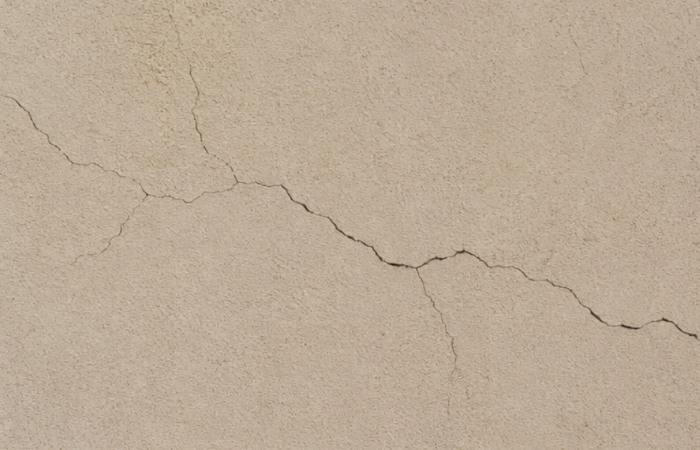
#> input picture images/input/Img1.png, 700 x 450 px; its folder holds only this picture in this run
$ python main.py
#> lines starting #> are read from the running program, lines starting #| are printed output that depends on the picture; after the words box and inside, x2 and y2 are one past the last pixel; in counts of white or black regions, pixels touching at a corner belong together

"""
Pipeline M2 para detecção candidata de rachaduras em paredes.

Execução na raiz do projeto:
    python src/main.py

O resultado é uma segmentação candidata para inspeção visual.
Não representa diagnóstico estrutural.
"""

from pathlib import Path
import argparse
import csv

import cv2
import numpy as np


ROOT = Path(__file__).resolve().parents[1]

DEFAULT_INPUT = ROOT / "images" / "input"
DEFAULT_OUTPUT = ROOT / "images" / "results_m2"


def segment_cracks(
    image,
    threshold=18,
    min_area=12,
    kernel_size=9,
    close_iterations=1
):
    """
    Segmenta estruturas escuras usando black-hat morfológico.

    Retorna:
    - imagem em escala de cinza;
    - resposta black-hat;
    - máscara binária inicial;
    - máscara final filtrada;
    - lista de componentes conectados.
    """

    gray = cv2.cvtColor(image, cv2.COLOR_BGR2GRAY)

    gray = cv2.GaussianBlur(
        gray,
        (5, 5),
        0
    )

    kernel_size = max(3, int(kernel_size) | 1)

    kernel = cv2.getStructuringElement(
        cv2.MORPH_ELLIPSE,
        (kernel_size, kernel_size)
    )

    blackhat = cv2.morphologyEx(
        gray,
        cv2.MORPH_BLACKHAT,
        kernel
    )

    _, binary = cv2.threshold(
        blackhat,
        int(threshold),
        255,
        cv2.THRESH_BINARY
    )

    close_kernel = cv2.getStructuringElement(
        cv2.MORPH_ELLIPSE,
        (3, 3)
    )

    closed = cv2.morphologyEx(
        binary,
        cv2.MORPH_CLOSE,
        close_kernel,
        iterations=max(0, int(close_iterations))
    )

    number_labels, labels, stats, centroids = (
        cv2.connectedComponentsWithStats(
            closed,
            connectivity=8
        )
    )

    filtered = np.zeros_like(closed)

    components = []

    for label in range(1, number_labels):

        x, y, width, height, area = stats[label]

        if area >= int(min_area):

            filtered[labels == label] = 255

            aspect_ratio = (
                max(width, height) /
                max(1, min(width, height))
            )

            components.append({
                "label": int(label),
                "x": int(x),
                "y": int(y),
                "width": int(width),
                "height": int(height),
                "area_px": int(area),
                "aspect_ratio": round(
                    float(aspect_ratio),
                    3
                )
            })

    return (
        gray,
        blackhat,
        binary,
        filtered,
        components
    )


def save_components(components, output_path):

    fieldnames = [
        "label",
        "x",
        "y",
        "width",
        "height",
        "area_px",
        "aspect_ratio"
    ]

    with open(
        output_path,
        "w",
        newline="",
        encoding="utf-8"
    ) as file:

        writer = csv.DictWriter(
            file,
            fieldnames=fieldnames
        )

        writer.writeheader()
        writer.writerows(components)


def run(input_dir, output_dir):

    output_dir.mkdir(
        parents=True,
        exist_ok=True
    )

    rows = []

    image_files = sorted(
        path
        for path in input_dir.iterdir()
        if path.suffix.lower() in {
            ".png",
            ".jpg",
            ".jpeg"
        }
    )

    if not image_files:

        raise SystemExit(
            f"Nenhuma imagem encontrada em {input_dir}"
        )

    for path in image_files:

        image = cv2.imread(str(path))
#> image is the input picture: shape (450, 700, 3); mean B, G, R 150.4, 171.5, 188.2

        if image is None:

            print(
                f"Imagem ignorada: {path.name}"
            )

            continue

        # Baseline da M1: Canny

        gray = cv2.cvtColor(
            image,
            cv2.COLOR_BGR2GRAY
        )
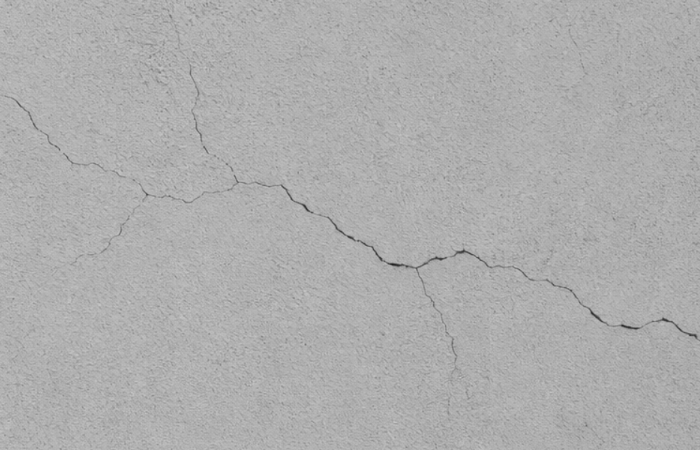
#> gray: shape (450, 700); min 32, max 200, mean 174.1

        blur = cv2.GaussianBlur(
            gray,
            (5, 5),
            0
        )

        canny = cv2.Canny(
            blur,
            50,
            150
        )
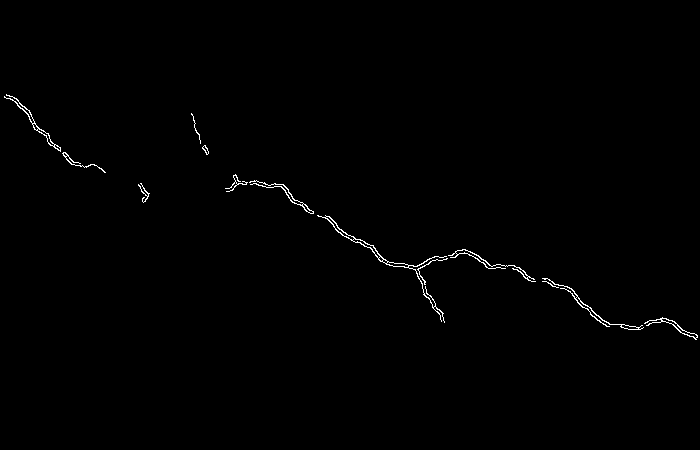
#> canny: shape (450, 700); 0.57% white in thin lines or dots, all inside (x1, y1, x2, y2) = (4, 94, 698, 340)

        cv2.imwrite(
            str(output_dir / f"{path.stem}_canny.png"),
            canny
        )

        # Comparação controlada:
        # somente o limiar black-hat muda.

        configurations = {
            "A": 12,
            "B": 24
        }

        for config, threshold in configurations.items():

            (
                gray,
                blackhat,
                binary,
                mask,
                components
            ) = segment_cracks(
                image,
                threshold=threshold,
                min_area=12,
                kernel_size=9,
                close_iterations=1
            )

            # Salvar resultados intermediários

            cv2.imwrite(
                str(
                    output_dir /
                    f"{path.stem}_blackhat_{config}.png"
                ),
                blackhat
            )

            cv2.imwrite(
                str(
                    output_dir /
                    f"{path.stem}_binary_{config}.png"
                ),
                binary
            )

            cv2.imwrite(
                str(
                    output_dir /
                    f"{path.stem}_mask_{config}.png"
                ),
                mask
            )

            # Sobreposição das regiões candidatas em vermelho

            overlay = image.copy()

            overlay[mask > 0] = (0, 0, 255)

            overlay = cv2.addWeighted(
                image,
                0.68,
                overlay,
                0.32,
                0
            )

            cv2.imwrite(
                str(
                    output_dir /
                    f"{path.stem}_overlay_{config}.png"
                ),
                overlay
            )

            # Métricas descritivas

            foreground_pixels = int(
                np.count_nonzero(mask)
            )

            foreground_fraction = (
                foreground_pixels / mask.size
            )

            largest_component = max(
                [
                    component["area_px"]
                    for component in components
                ],
                default=0
            )

            rows.append({
                "image_id": path.name,
                "configuration": config,
                "blackhat_threshold": threshold,
                "min_component_area_px": 12,
                "kernel_size_px": 9,
                "close_iterations": 1,
                "foreground_pixels": foreground_pixels,
                "foreground_fraction": round(
                    foreground_fraction,
                    6
                ),
                "component_count": len(components),
                "largest_component_area_px": largest_component
            })

            # Salvar tabela de componentes

            save_components(
                components,
                output_dir /
                f"{path.stem}_components_{config}.csv"
            )
#> this loop made 2 passes
#> (number_labels in segment_cracks, foreground_pixels, foreground_fraction, largest_component) on passes 1 to 2: (328, 3404, 0.0108, 746), (49, 1235, 0.00392, 422)
#> pass 1, in segment_cracks, `_, binary = cv2.threshold( blackhat, int(threshold), 255, cv2.THRESH_B..`:
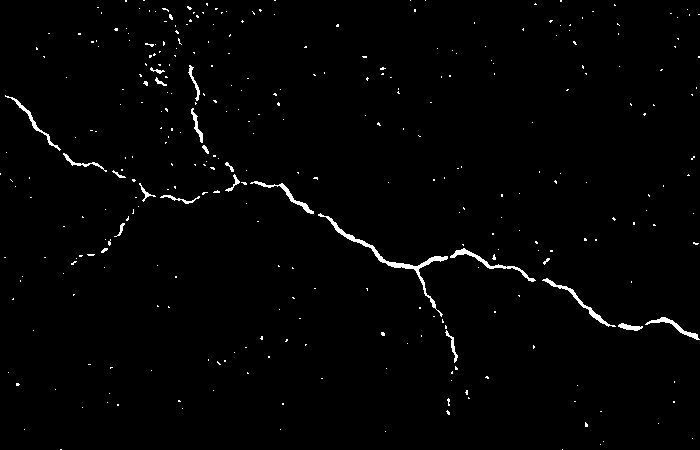
#> binary: shape (450, 700); 1.4% white; 329 white regions (307 under 20 px), largest, box (x1, y1, x2, y2) and area: (318, 213, 448, 317) 740, (450, 248, 536, 282) 332, (542, 278, 616, 327) 309
#> pass 1, in segment_cracks, `number_labels, labels, stats, centroids = ( cv2.connectedComponentsWit..`:
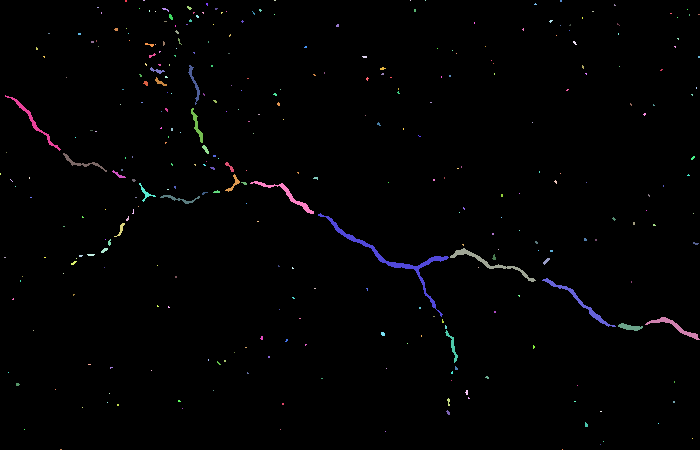
#> labels: shape (450, 700) int32; 328 distinct labels, from 0 to 327; one colour per label, 0 black
#> after the loop:
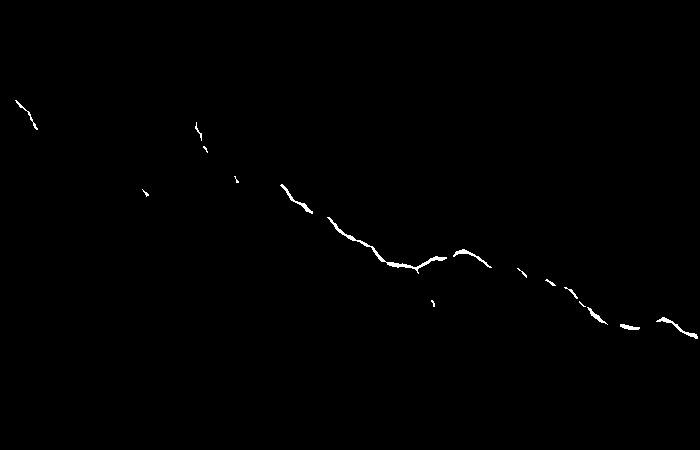
#> mask: shape (450, 700); 0.39% white in thin lines or dots, all inside (x1, y1, x2, y2) = (15, 100, 698, 339)
#> after the loop, rows = 2 items

    # Resumo experimental

    if rows:

        with open(
            output_dir / "experiment_summary.csv",
            "w",
            newline="",
            encoding="utf-8"
        ) as file:

            writer = csv.DictWriter(
                file,
                fieldnames=list(rows[0].keys())
            )

            writer.writeheader()
            writer.writerows(rows)

    print(
        f"Processamento concluído: "
        f"{len(image_files)} imagem(ns)."
    )

    print(
        f"Resultados salvos em: {output_dir}"
    )

    print(
        "A proporção de pixels e os componentes "
        "são indicadores descritivos. "
        "Não representam acurácia sem máscaras "
        "de referência anotadas."
    )


if __name__ == "__main__":

    parser = argparse.ArgumentParser(
        description=__doc__
    )

    parser.add_argument(
        "--input",
        type=Path,
        default=DEFAULT_INPUT
    )

    parser.add_argument(
        "--output",
        type=Path,
        default=DEFAULT_OUTPUT
    )

    args = parser.parse_args()

    run(
        args.input,
        args.output
    )

import cv2
import os

$ run again, on images/input/Img2.png
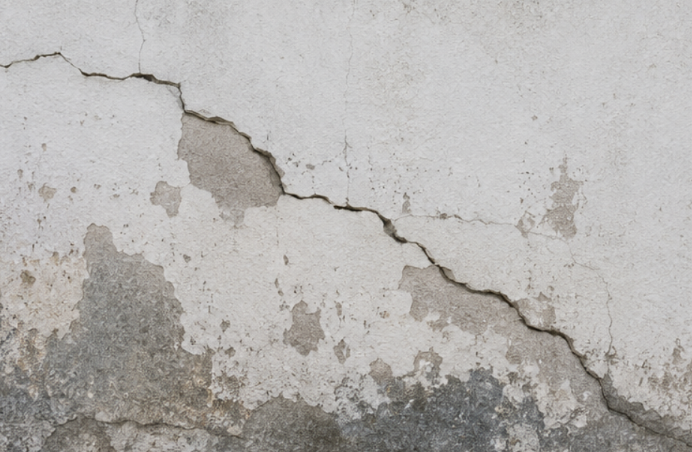
#> input picture images/input/Img2.png, 692 x 452 px
#> in run, image is the input picture: shape (452, 692, 3); mean B, G, R 175.6, 178, 180.4
#> canny: shape (452, 692); 4% white in thin lines or dots, all inside (x1, y1, x2, y2) = (0, 51, 692, 452)
#> the loop in run, `for config, threshold in configurations.items(): ` made 2 passes
#> (number_labels in segment_cracks, foreground_pixels, foreground_fraction, largest_component) on passes 1 to 2: (1100, 25676, 0.0821, 4724), (447, 6791, 0.0217, 1797)
#> pass 1, in segment_cracks, `number_labels, labels, stats, centroids = ( cv2.connectedComponentsWit..`:
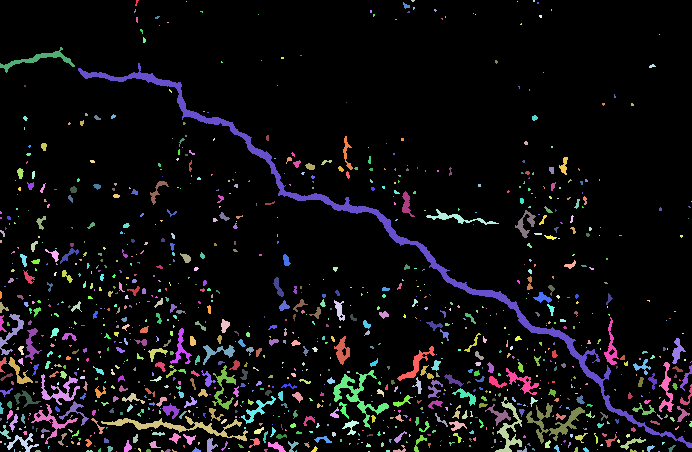
#> labels: shape (452, 692) int32; 1100 distinct labels, from 0 to 1099; one colour per label, 0 black
#> after the loop in run, `for config, threshold in configurations.items():`:
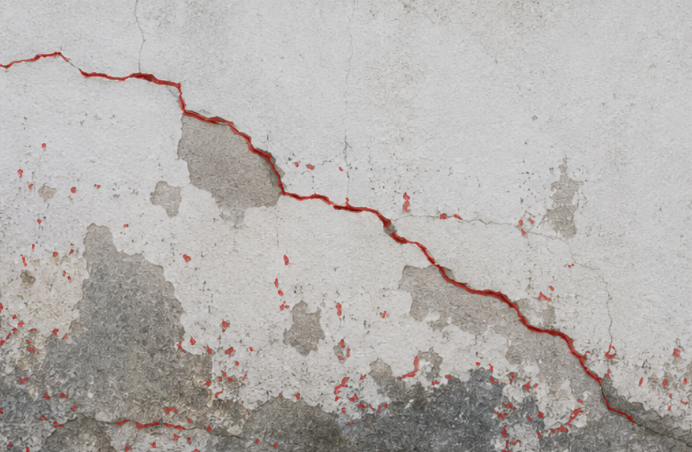
#> overlay: shape (452, 692, 3); mean B, G, R 174.9, 177.2, 181.3
#> after the loop in run, `for config, threshold in configurations.items():`: rows = 2 items

$ run again, on images/input/Img3.png
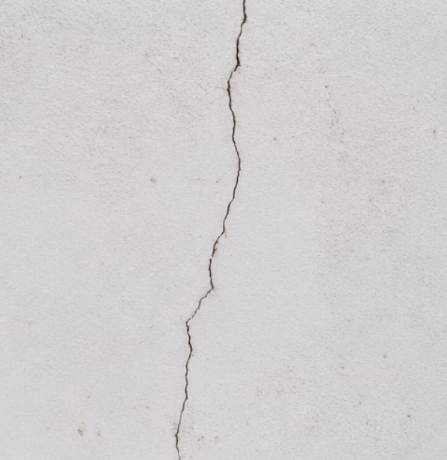
#> input picture images/input/Img3.png, 447 x 460 px
#> in run, image is the input picture: shape (460, 447, 3); mean B, G, R 208.7, 206.9, 211.4
#> in run, `canny = cv2.Canny( blur, 50, 150 )`:
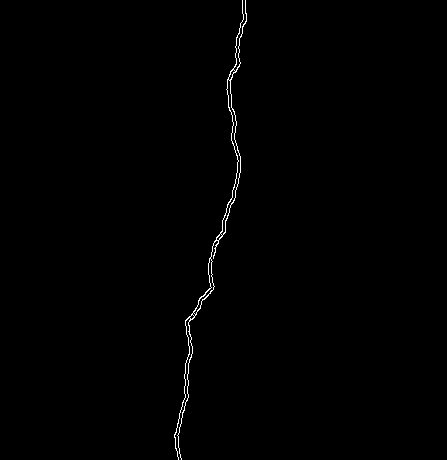
#> canny: shape (460, 447); 0.51% white in thin lines or dots, all inside (x1, y1, x2, y2) = (174, 0, 247, 460)
#> the loop in run, `for config, threshold in configurations.items(): ` made 2 passes
#> (number_labels in segment_cracks, foreground_pixels, foreground_fraction, largest_component) on passes 1 to 2: (28, 2318, 0.0113, 2243), (6, 1685, 0.00819, 1685)
#> after the loop in run, `for config, threshold in configurations.items():`:
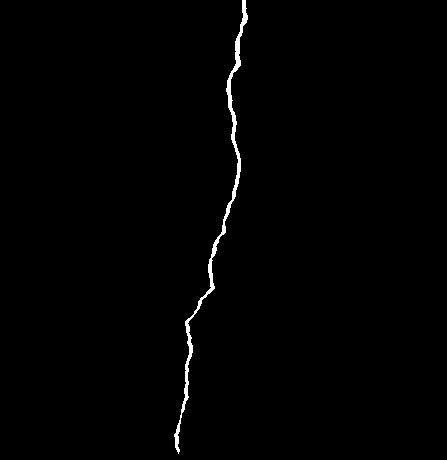
#> mask: shape (460, 447); 0.82% white; 1 white region, box (x1, y1, x2, y2) and area: (174, 0, 248, 454) 1685
#> after the loop in run, `for config, threshold in configurations.items():`: rows = 2 items
